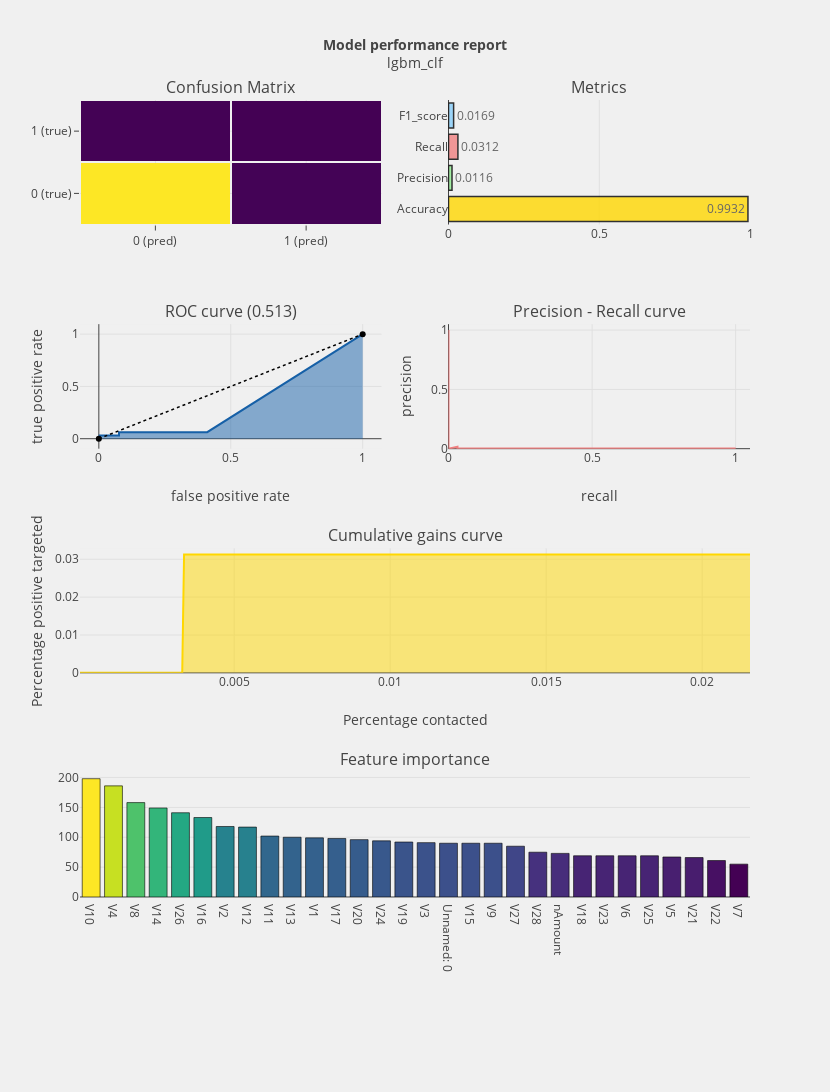

The code cell stored with this chart in its notebook:
### Code cell
model_performance('lgbm_clf')

### Figure 1 — Plotly figure (JSON) as saved in the notebook; plotly's stock layout.template omitted (floating-point values rounded to 4 significant figures; data arrays with more than 128 entries replaced by an {"elided": "..."} marker saying what was removed)
{"data": [{"colorscale": "Viridis", "showscale": false, "type": "heatmap", "uid": "b477a25e-e1b0-4527-a6b8-e363b0d0d3db", "x": ["0 (pred)", "1 (pred)"], "xaxis": "x", "xgap": 2, "y": ["0 (true)", "1 (true)"], "yaxis": "y", "ygap": 2, "z": [[16972, 85], [31, 1]]}, {"marker": {"color": ["gold", "lightgreen", "lightcoral", "lightskyblue"], "line": {"color": "#000000", "width": 1.5}}, "opacity": 0.8, "orientation": "h", "text": [0.9932, 0.0116, 0.0312, 0.0169], "textposition": "auto", "type": "bar", "uid": "bcf66ee4-81e6-4033-9adc-8f1b0bb6a780", "x": [0.9932, 0.01163, 0.03125, 0.01695], "xaxis": "x2", "y": ["Accuracy", "Precision", "Recall", "F1_score"], "yaxis": "y2"}, {"fill": "tozeroy", "line": {"color": "rgb(22, 96, 167)", "width": 2}, "name": "Roc : 0.513", "type": "scatter", "uid": "3be6f2f9-ed76-4d66-9e79-ff3fa1beffc3", "x": {"elided": "208 float values"}, "xaxis": "x3", "y": {"elided": "208 float values"}, "yaxis": "y3"}, {"line": {"color": "black", "dash": "dot", "width": 1.5}, "type": "scatter", "uid": "d4305f83-704a-4150-8200-12fd5d55aa26", "x": [0, 1], "xaxis": "x3", "y": [0, 1], "yaxis": "y3"}, {"fill": "tozeroy", "line": {"color": "lightcoral", "width": 2}, "name": "Precision[1.87254959e-03 2.85347410e-04 2.85388128e-04 ... 0.00000000e+00\n 0.00000000e+00 1.00000000e+00]", "type": "scatter", "uid": "aec4903d-1a0d-4d0c-a850-5d4351643969", "x": {"elided": "6839 float values"}, "xaxis": "x4", "y": {"elided": "6839 float values"}, "yaxis": "y4"}, {"marker": {"color": [198, 186, 158, 149, 141, 133, 118, 117, 102, 100, 99, 98, 96, 94, 92, 91, 90, 90, 90, 85, 75, 73, 69, 69, 69, 69, 67, 66, 61, 55], "colorscale": "Viridis", "line": {"color": "black", "width": 0.6}}, "name": "coefficients", "type": "bar", "uid": "05ad4862-17f8-4e67-96c5-397e4137e04d", "x": ["V10", "V4", "V8", "V14", "V26", "V16", "V2", "V12", "V11", "V13", "V1", "V17", "V20", "V24", "V19", "V3", "Unnamed: 0", "V15", "V9", "V27", "V28", "nAmount", "V18", "V23", "V6", "V25", "V5", "V21", "V22", "V7"], "xaxis": "x6", "y": [198, 186, 158, 149, 141, 133, 118, 117, 102, 100, 99, 98, 96, 94, 92, 91, 90, 90, 90, 85, 75, 73, 69, 69, 69, 69, 67, 66, 61, 55], "yaxis": "y6"}, {"fill": "tozeroy", "line": {"color": "gold", "width": 2}, "name": "Lift curve", "type": "scatter", "uid": "b037e996-8796-4d13-8abb-9285d39ddc93", "x": {"elided": "368 float values"}, "xaxis": "x5", "y": {"elided": "17089 float values"}, "yaxis": "y5"}], "layout": {"annotations": [{"font": {"size": 16}, "showarrow": false, "text": "Confusion Matrix", "x": 0.225, "xanchor": "center", "xref": "paper", "y": 1, "yanchor": "bottom", "yref": "paper"}, {"font": {"size": 16}, "showarrow": false, "text": "Metrics", "x": 0.775, "xanchor": "center", "xref": "paper", "y": 1, "yanchor": "bottom", "yref": "paper"}, {"font": {"size": 16}, "showarrow": false, "text": "ROC curve (0.513)", "x": 0.225, "xanchor": "center", "xref": "paper", "y": 0.7188, "yanchor": "bottom", "yref": "paper"}, {"font": {"size": 16}, "showarrow": false, "text": "Precision - Recall curve", "x": 0.775, "xanchor": "center", "xref": "paper", "y": 0.7188, "yanchor": "bottom", "yref": "paper"}, {"font": {"size": 16}, "showarrow": false, "text": "Cumulative gains curve", "x": 0.5, "xanchor": "center", "xref": "paper", "y": 0.4375, "yanchor": "bottom", "yref": "paper"}, {"font": {"size": 16}, "showarrow": false, "text": "Feature importance", "x": 0.5, "xanchor": "center", "xref": "paper", "y": 0.1562, "yanchor": "bottom", "yref": "paper"}], "autosize": false, "height": 1500, "margin": {"b": 195}, "paper_bgcolor": "rgba(240,240,240, 0.95)", "plot_bgcolor": "rgba(240,240,240, 0.95)", "showlegend": false, "title": "<b>Model performance report</b><br>lgbm_clf", "titlefont": {"size": 14}, "width": 830, "xaxis": {"anchor": "y", "domain": [0, 0.45]}, "xaxis2": {"anchor": "y2", "domain": [0.55, 1], "range": [0, 1]}, "xaxis3": {"anchor": "y3", "domain": [0, 0.45], "title": "false positive rate"}, "xaxis4": {"anchor": "y4", "domain": [0.55, 1], "range": [0, 1.05], "title": "recall"}, "xaxis5": {"anchor": "y5", "domain": [0, 1], "title": "Percentage contacted"}, "xaxis6": {"anchor": "y6", "domain": [0, 1]}, "yaxis": {"anchor": "x", "domain": [0.8438, 1]}, "yaxis2": {"anchor": "x2", "domain": [0.8438, 1]}, "yaxis3": {"anchor": "x3", "domain": [0.5625, 0.7188], "title": "true positive rate"}, "yaxis4": {"anchor": "x4", "domain": [0.5625, 0.7188], "range": [0, 1.05], "title": "precision"}, "yaxis5": {"anchor": "x5", "domain": [0.2812, 0.4375], "title": "Percentage positive targeted"}, "yaxis6": {"anchor": "x6", "domain": [0, 0.1562]}}}
